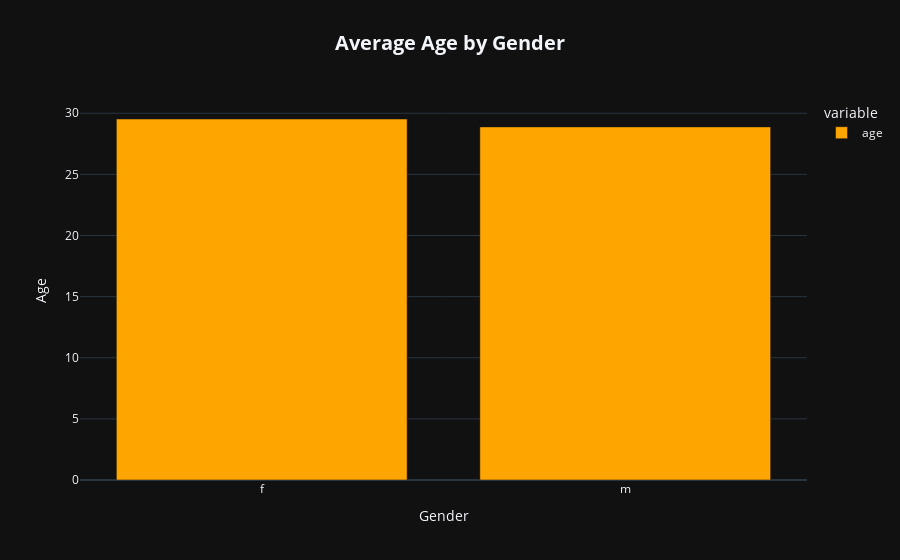

The notebook cell saved with this chart:
### Code cell
fig = df.groupby('gender').agg({'age':'mean'}).plot(kind='bar',                                                 
                                                    template = "plotly_dark", color_discrete_sequence = ["orange"],
                                                    labels = {"gender":"Gender",
                                                              "value":"Age"},
                                                    title = "<b>Average Age by Gender</b>");

fig.update_layout(title_x = 0.5,
                  title_font = dict(size = 20),
                  uniformtext_minsize = 15)


fig.show()

### Figure 1 — Plotly figure (JSON) as saved in the notebook; plotly's stock layout.template omitted (floating-point values rounded to 4 significant figures)
{"data": [{"alignmentgroup": "True", "hovertemplate": "variable=age<br>Gender=%{x}<br>Age=%{y}<extra></extra>", "legendgroup": "age", "marker": {"color": "orange", "pattern": {"shape": ""}}, "name": "age", "offsetgroup": "age", "orientation": "v", "showlegend": true, "textposition": "auto", "type": "bar", "x": ["f", "m"], "xaxis": "x", "y": [29.53, 28.89], "yaxis": "y"}], "layout": {"barmode": "relative", "legend": {"title": {"text": "variable"}, "tracegroupgap": 0}, "title": {"font": {"size": 20}, "text": "<b>Average Age by Gender</b>", "x": 0.5}, "uniformtext": {"minsize": 15}, "xaxis": {"anchor": "y", "domain": [0, 1], "title": {"text": "Gender"}}, "yaxis": {"anchor": "x", "domain": [0, 1], "title": {"text": "Age"}}}}
